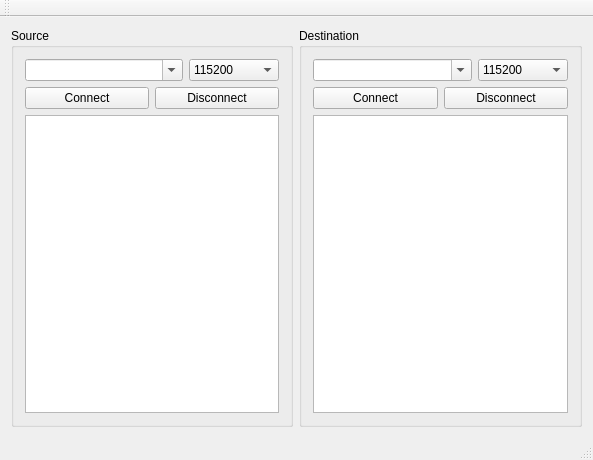
<?xml version="1.0" encoding="UTF-8"?>
<ui version="4.0">
 <class>MainWindow</class>
 <widget class="QMainWindow" name="MainWindow">
  <property name="geometry">
   <rect>
    <x>0</x>
    <y>0</y>
    <width>593</width>
    <height>460</height>
   </rect>
  </property>
  <property name="windowTitle">
   <string>MainWindow</string>
  </property>
  <widget class="QWidget" name="centralWidget">
   <layout class="QHBoxLayout" name="horizontalLayout_5">
    <item>
     <widget class="QGroupBox" name="groupBox">
      <property name="title">
       <string>Source</string>
      </property>
      <layout class="QVBoxLayout" name="verticalLayout">
       <item>
        <layout class="QHBoxLayout" name="horizontalLayout">
         <item>
          <widget class="QComboBox" name="comboBox_src_port">
           <property name="editable">
            <bool>true</bool>
           </property>
          </widget>
         </item>
         <item>
          <widget class="QComboBox" name="comboBox_src_speed">
           <property name="sizePolicy">
            <sizepolicy hsizetype="Fixed" vsizetype="Fixed">
             <horstretch>0</horstretch>
             <verstretch>0</verstretch>
            </sizepolicy>
           </property>
           <property name="minimumSize">
            <size>
             <width>90</width>
             <height>0</height>
            </size>
           </property>
           <property name="baseSize">
            <size>
             <width>0</width>
             <height>0</height>
            </size>
           </property>
           <item>
            <property name="text">
             <string>115200</string>
            </property>
           </item>
           <item>
            <property name="text">
             <string>9600</string>
            </property>
           </item>
           <item>
            <property name="text">
             <string>38400</string>
            </property>
           </item>
          </widget>
         </item>
        </layout>
       </item>
       <item>
        <layout class="QHBoxLayout" name="horizontalLayout_2">
         <item>
          <widget class="QPushButton" name="pushButton_src_connect">
           <property name="text">
            <string>Connect</string>
           </property>
           <property name="flat">
            <bool>false</bool>
           </property>
          </widget>
         </item>
         <item>
          <widget class="QPushButton" name="pushButton_src_disconnect">
           <property name="text">
            <string>Disconnect</string>
           </property>
          </widget>
         </item>
        </layout>
       </item>
       <item>
        <widget class="QTextEdit" name="textEdit_src">
         <property name="font">
          <font>
           <family>굴림체</family>
           <pointsize>9</pointsize>
          </font>
         </property>
         <property name="lineWidth">
          <number>1</number>
         </property>
        </widget>
       </item>
      </layout>
     </widget>
    </item>
    <item>
     <widget class="QGroupBox" name="groupBox_2">
      <property name="title">
       <string>Destination</string>
      </property>
      <layout class="QVBoxLayout" name="verticalLayout_2">
       <item>
        <layout class="QHBoxLayout" name="horizontalLayout_3">
         <item>
          <widget class="QComboBox" name="comboBox_dest_port">
           <property name="editable">
            <bool>true</bool>
           </property>
          </widget>
         </item>
         <item>
          <widget class="QComboBox" name="comboBox_dest_speed">
           <property name="sizePolicy">
            <sizepolicy hsizetype="Fixed" vsizetype="Fixed">
             <horstretch>0</horstretch>
             <verstretch>0</verstretch>
            </sizepolicy>
           </property>
           <property name="minimumSize">
            <size>
             <width>90</width>
             <height>0</height>
            </size>
           </property>
           <item>
            <property name="text">
             <string>115200</string>
            </property>
           </item>
           <item>
            <property name="text">
             <string>9600</string>
            </property>
           </item>
           <item>
            <property name="text">
             <string>38400</string>
            </property>
           </item>
          </widget>
         </item>
        </layout>
       </item>
       <item>
        <layout class="QHBoxLayout" name="horizontalLayout_4">
         <item>
          <widget class="QPushButton" name="pushButton_dest_connect">
           <property name="text">
            <string>Connect</string>
           </property>
          </widget>
         </item>
         <item>
          <widget class="QPushButton" name="pushButton_dest_disconnect">
           <property name="text">
            <string>Disconnect</string>
           </property>
          </widget>
         </item>
        </layout>
       </item>
       <item>
        <widget class="QTextEdit" name="textEdit_dest">
         <property name="font">
          <font>
           <family>굴림체</family>
           <pointsize>9</pointsize>
          </font>
         </property>
        </widget>
       </item>
      </layout>
     </widget>
    </item>
   </layout>
  </widget>
  <widget class="QMenuBar" name="menuBar">
   <property name="geometry">
    <rect>
     <x>0</x>
     <y>0</y>
     <width>593</width>
     <height>19</height>
    </rect>
   </property>
  </widget>
  <widget class="QToolBar" name="mainToolBar">
   <attribute name="toolBarArea">
    <enum>TopToolBarArea</enum>
   </attribute>
   <attribute name="toolBarBreak">
    <bool>false</bool>
   </attribute>
  </widget>
  <widget class="QStatusBar" name="statusBar"/>
 </widget>
 <layoutdefault spacing="6" margin="11"/>
 <resources/>
 <connections/>
</ui>
